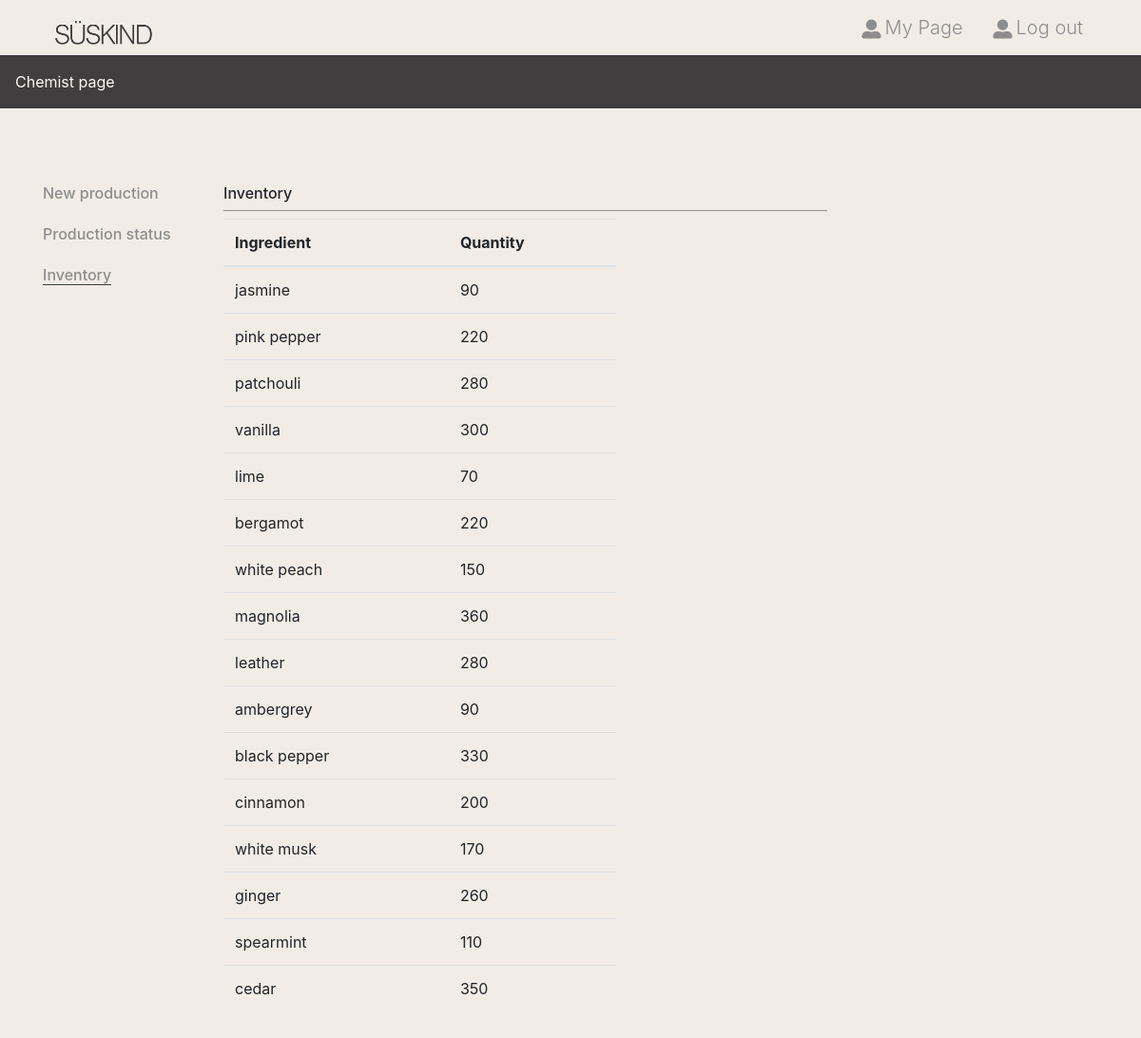
The page /inventory on the database as committed earlier.
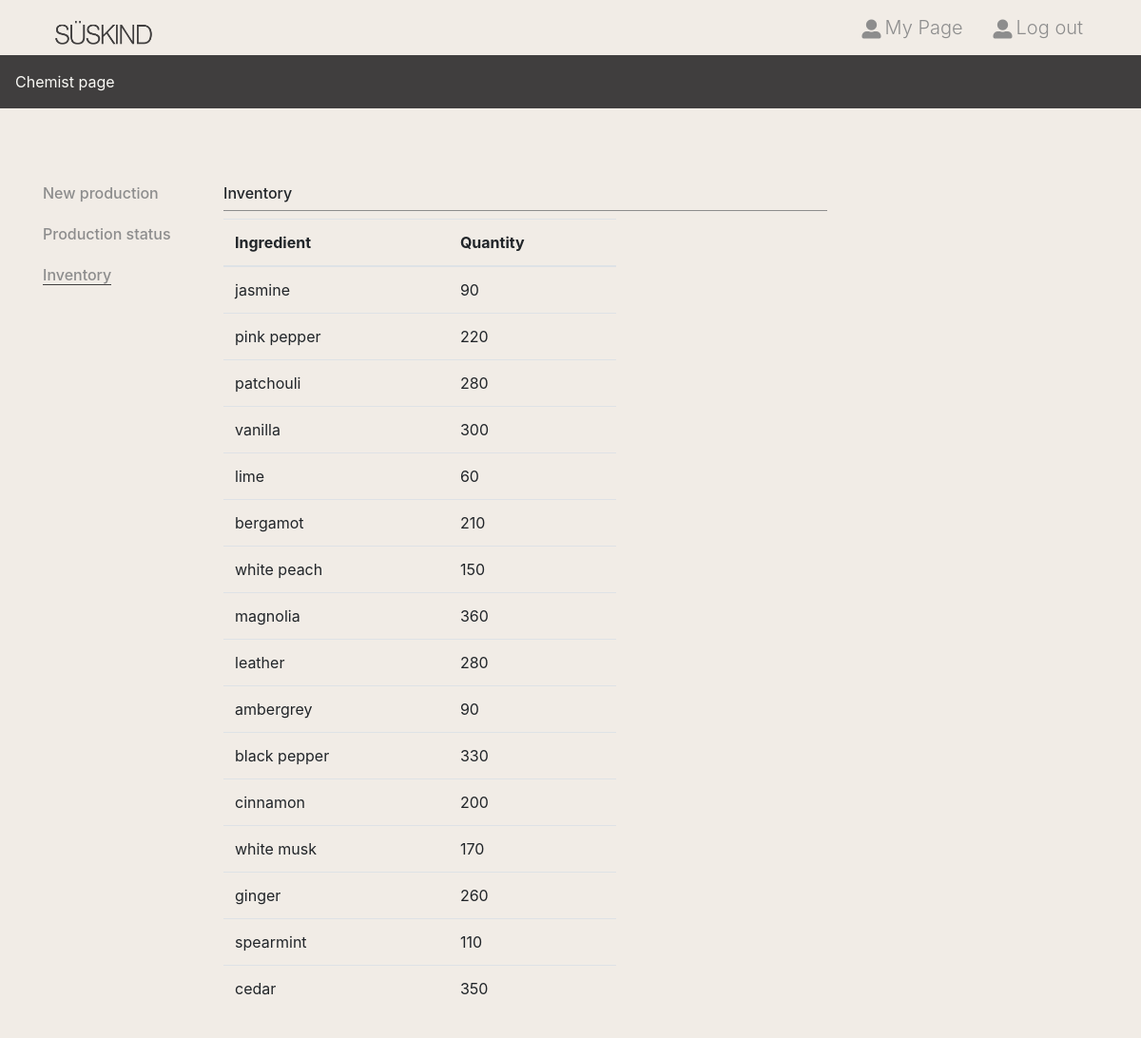
The same page on the database as committed later.
### tables this page shows
CREATE TABLE "ingredient" (
	"id"	INTEGER,
	"name"	TEXT,
	"quantity"	INTEGER,
	PRIMARY KEY("id" AUTOINCREMENT)
);

### app.py (the view)
@app.route('/inventory')
def inventory():
    ingredients_data = get_ingredients()
    return render_template('inventory.html', ingredients=ingredients_data)

### app.py (called while the page is built)
def get_ingredients():
    conn = sqlite3.connect('BDD.db')
    cursor = conn.cursor()
    cursor.execute("SELECT * FROM ingredient")
    ingredients = cursor.fetchall()
    conn.close()
    return [{'id': row[0], 'name': row[1], 'quantity': row[2]} for row in ingredients]

### templates/inventory.html (shortened to what this page needs)
<!DOCTYPE html>
<html lang="en">
<head>
    <link rel="stylesheet" href="../static/css/all.css">
    <link rel="stylesheet" href="https://cdnjs.cloudflare.com/ajax/libs/font-awesome/5.14.0/css/all.min.css" />
</head>
<body>
    <header class="position-relative">
        <div class="container">
            <nav class="d-flex justify-content-between align-items-center mb-40px mb-md-0">
                <h1 class="m-0"><a href="/" class="d-block">Süskind</a></h1>
                <ul class="header_menu d-none d-lg-flex justify-content-between m-0">
                    <li>
                        <a class="h5 d-flex align-items-center text-dark font-weight-light mb-0 p-3" href="chemist">
                            <i class="fas fa-user-alt mr-1"></i>
                            <p class="m-0">My Page</p>
                        </a>
                    </li>
                    <li>
                        <a class="h5 d-flex align-items-center text-dark text-center font-weight-light mb-0 p-3" href="login">
                            <i class="fas fa-user-alt mr-1"></i>
                            <p class="m-0">Log out</p>
                        </a>
                    </li>
                </ul>
            </nav>
        </div>
    </header>
    <div class="product_category bg-primary d-none d-lg-flex mb-80px">
            <ul class="d-flex m-0 p-0">
                <li><a class="d-block text-white p-3 text-center">Chemist page</a></li>
            </ul>
    </div>
    <div class="member_content">
        <div class="container">
            <div class="row flex-lg-row-reverse">
                <div class="col-12 col-lg-3 text-dark"></div>
                <div class="col-12 col-lg-6 col-lg-7">
                    <h3 class="h6 border-dark border-bottom pb-2">Inventory</h3>
                    <div class="form-group row">
                        <div class="col-8">
                            <table class="table">
                                <thead>
                                    <tr>
                                        <th>Ingredient</th>
                                        <th>Quantity</th>
                                    </tr>
                                </thead>
                                <tbody>
                                    {% for ingredient in ingredients %}
                                        <tr>
                                            <td>{{ ingredient.name }}</td>
                                            <td>{{ ingredient.quantity }}</td>
                                        </tr>
                                    {% endfor %}
                                </tbody>
                            </table>
                        </div>
                    </div>
                </div>
                <div class="col-md-3 col-lg-2 d-none d-lg-block">
                    <h6 class="mb-4"><a href="chemist" class="text-dark">New production</a></h6>
                    <h6 class="mb-4"><a href="production-status" class="text-dark">Production status</a></h6>
                    <h6 class="mb-4"><a href="inventory" class="text-dark border-primary border-bottom">Inventory</a></h6>
                </div>
            </div>
        </div>
    </div>
</body>
</html>

Rows that differ between the two databases and show on the page:
changed ingredient "lime": quantity "70" → "60"
changed ingredient "bergamot": quantity "220" → "210"
